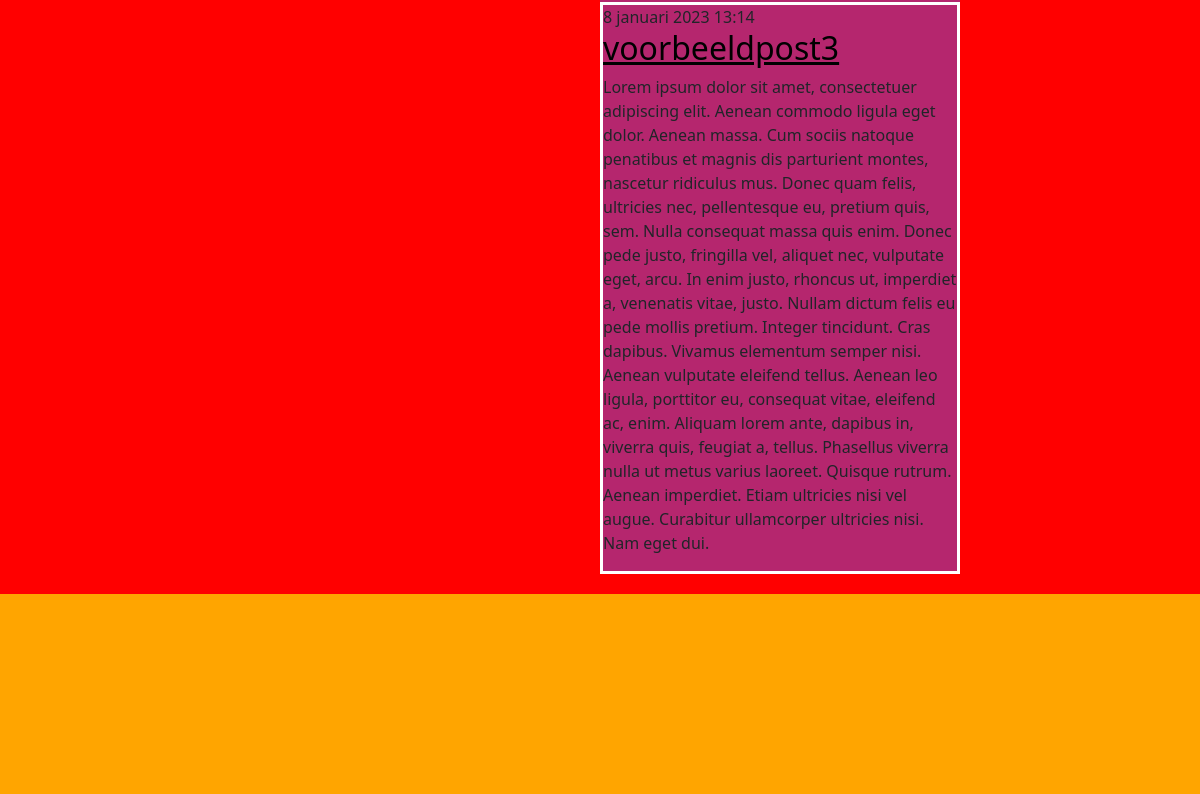
The app's page / (lower part), older data.
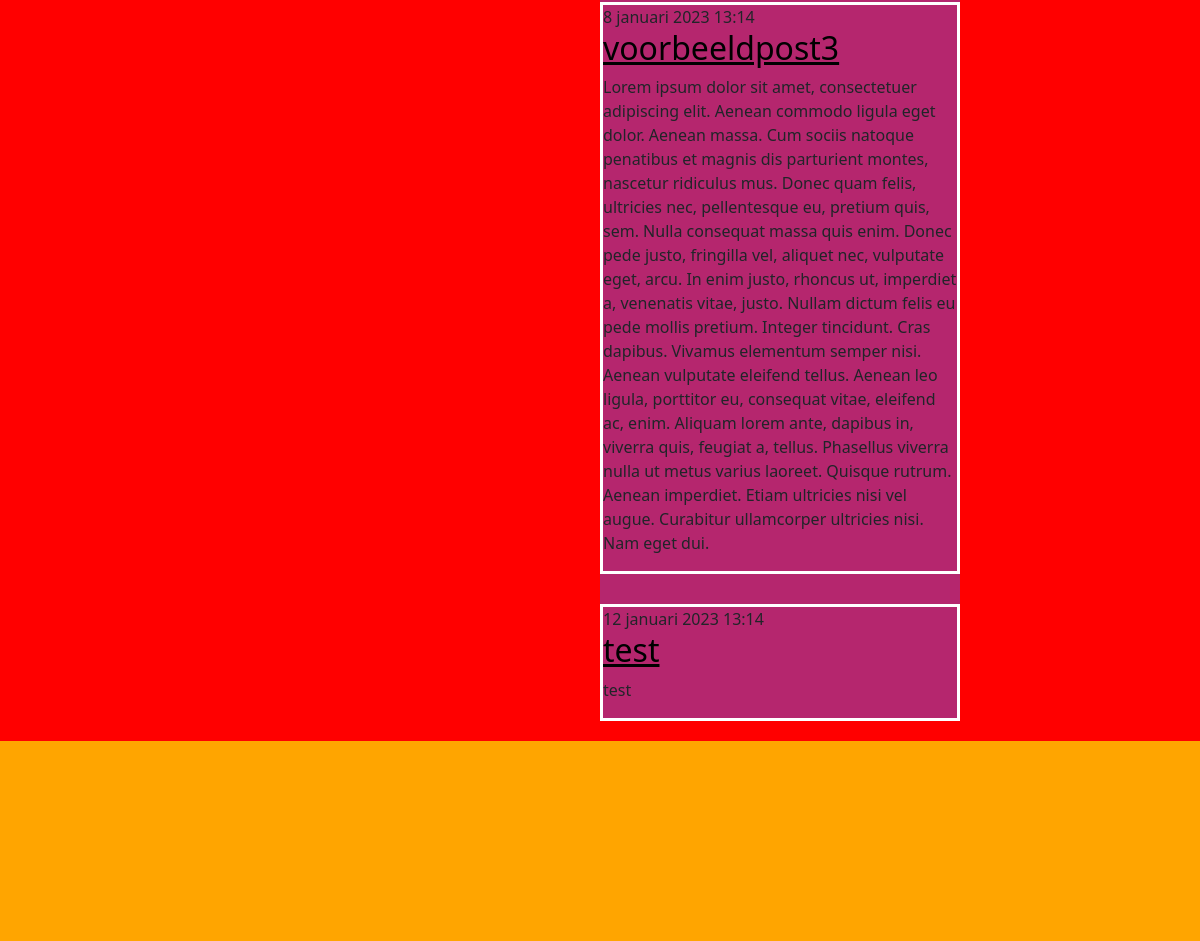
The same page, newer data.
### blog/models.py (models this page shows, shortened)
class Post(models.Model):
   author = models.ForeignKey(settings.AUTH_USER_MODEL, on_delete=models.CASCADE)
   title = models.CharField(max_length=200)
   text = models.TextField()
   created_date = models.DateTimeField(default=timezone.now)
   published_date = models.DateTimeField(blank=True, null=True)

### blog/views.py (the view)
# urls.py: path('', views.post_list, name='post_list'),
def post_list(request):
   posts = Post.objects.filter(published_date__lte=timezone.now()) .order_by('published_date')
   return render(request, 'blog/post_list.html', {'posts': posts})

### blog/templates/blog/post_list.html (shortened to what this page needs)
{% load static %}
<!DOCTYPE html>
<html lang="en">
<head>
<link href=
    "https://cdn.jsdelivr.net/npm/bootstrap@5.1.3/dist/css/bootstrap.min.css"
rel="stylesheet"
integrity=
"sha384-1BmE4kWBq78iYhFldvKuhfTAU6auU8tT94WrHftjDbrCEXSU1oBoqyl2QvZ6jIW3"
crossorigin="anonymous">
<link rel="stylesheet" href="{% static 'css/stijl.css' %}">
</head>
<body>
        <section>
                <div class ="container2">
                    {% block content %}
                    {% for post in posts %}
                    <article class="post">
                    <time class="date">
                    {{ post.published_date }}
                    </time>
                    <h2><a href="">{{ post.title }}</a></h2>
                    <p>{{ post.text|linebreaksbr }}</p>
                    </article>
                    {% endfor %}
                    {% endblock %}
                </div>
        </section>
        <footer>
        </footer>
</body>
</html>

Row changes from the older to the newer data that the page shows:
added Post: published_date "12 januari 2023 13:14", title "test", text "test"
